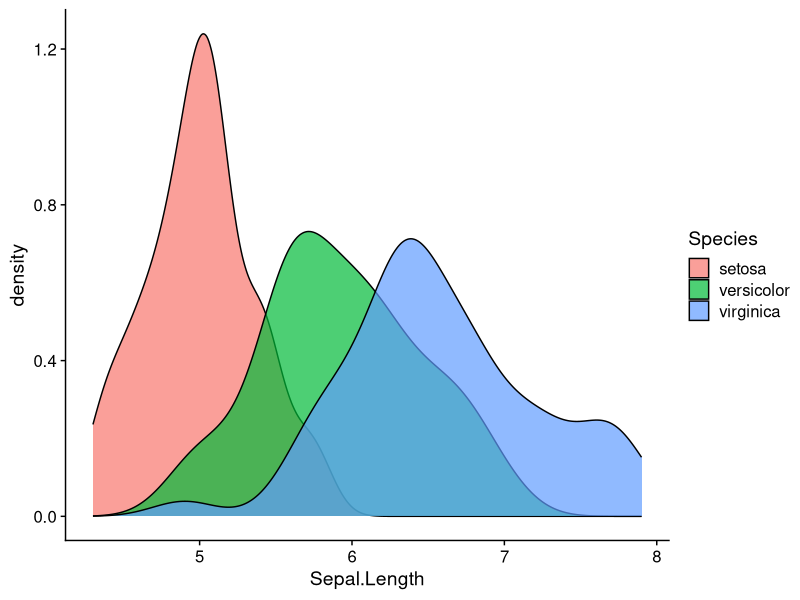

Recreate this plot in R. (Note: this script raises an error after producing the figure.)
## ---- chunk 1
myVector <- rep(1,3)
## ---- chunk 2
myAnswer <- "Marco"
## ---- chunk 3
# code comes from this post on stackoverflow:
# https://stackoverflow.com/questions/9917049/inserting-an-image-to-ggplot2

library(ggplot2)
library(cowplot)
library(magick)

theme_set(theme_cowplot())

my_plot <-
  ggplot(data    = iris,
         mapping = aes(x    = Sepal.Length,
                       fill = Species)) +
  geom_density(alpha = 0.7)

ggdraw() +
  draw_image("https://i.stack.imgur.com/WDOo4.jpg?s=328&g=1") +
  draw_plot(my_plot)
